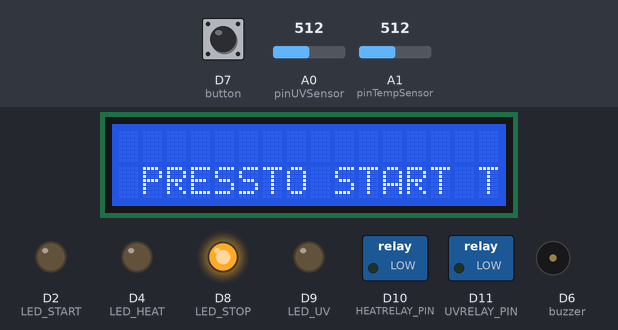
A sketch run on a simulated Arduino Zero (SAMD21). Parts: 16×2 character LCD, switched loads named in the sketch (green lamp = pin HIGH), output pins drawn as LEDs (lit = HIGH), buzzer (waves = sounding, pin HIGH). The test bench sets the inputs (shaded band); at power-on: D7 (button) HIGH, A1 (pinTempSensor) = 512, A0 (pinUVSensor) = 512. What the sketch prints to the serial monitor is not drawn.

Above: at 1.2 s.
1.3 s: D7 (button) pulled LOW for 0.15 s
At 2.0 s:
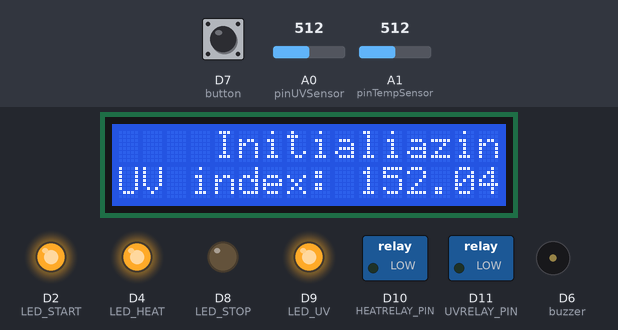
3.0 s: A1 (pinTempSensor) set to 756
At 4.4 s:
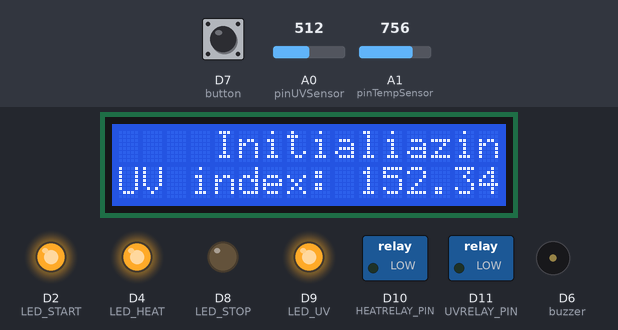
5.1 s: A1 (pinTempSensor) set to 778
At 7.3 s:
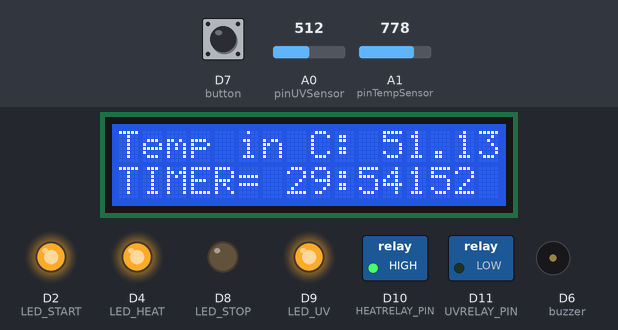
8.1 s: A0 (pinUVSensor) set to 716
At 9.2 s:
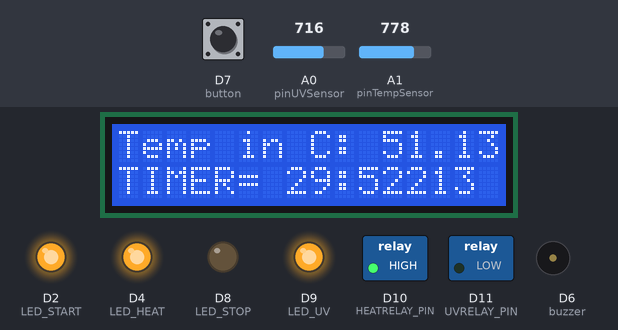
9.9 s: A0 (pinUVSensor) set to 353
At 11.1 s:
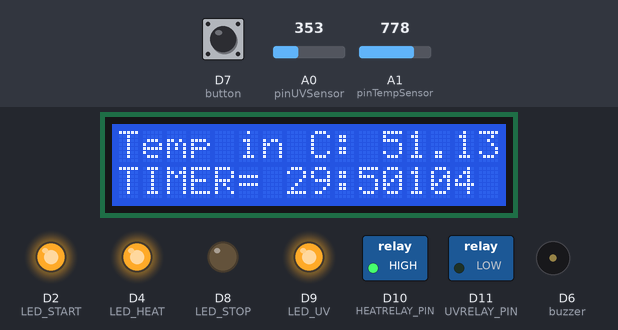
12.9 s: A0 (pinUVSensor) set to 321
At 14.2 s:
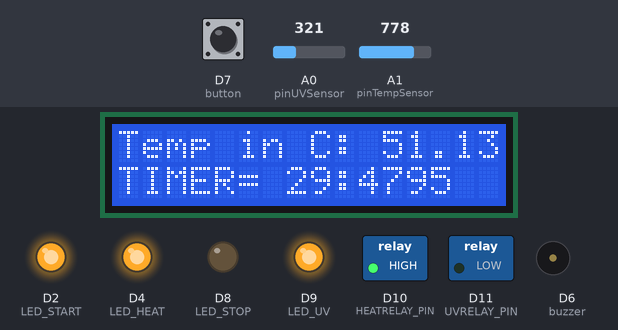
Timing chart, 0 to 15.9 s (numbered marks = the images above; inputs shaded):
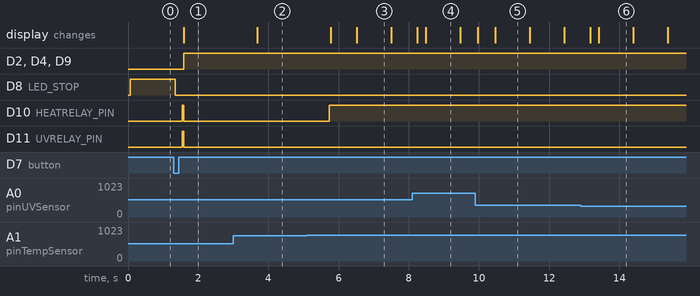

The sketch:

disinfection_device_arduino.ino
```cpp
#include <math.h>
#include <Wire.h>                   //wire library
#include <LiquidCrystal_I2C.h>      // i2c library
LiquidCrystal_I2C lcd(0x27, 16, 2); // set the LCD address to 0x27 for a 16 chars and 2 line display
#include <ezButton.h>               // start button library

ezButton button(7);                 // Start button pin
const int buzzer = 6;               //buzzer to arduino pin 6
int finish=0;
const int UVRELAY_PIN = 11;          // UV RELAY PIN
const int HEATRELAY_PIN = 10;        // HEAT RELAY PIN
int LED_START = 2;
int LED_STOP = 8;
int LED_UV = 9;
int LED_HEAT = 4;
unsigned long count;
unsigned long currentMillis = millis();
unsigned long timeLeft,timeNow;
unsigned long timeStart;
unsigned long previousMillis = 0;
long countdown_minute;
long countdown_sec;
long minute = 59, second = 59;//second
long countdown_time = (minute * 60) + second;
const int B = 4275;               // B value of the thermistor
const int R0 = 100000;            // R0 = 100k
const int pinTempSensor = A1;     // Temperature Sensor connected to A1
const int pinUVSensor= A0;        // UV Sensor connected to A0
int sensorValue;                  // UV sensor value
int analogValue;                  // UV analog value
float temperature;                // Temp value
float R;                          //TempSensor  sensor value
int a;                            //TempSensor  analog value

#if defined(ARDUINO_ARCH_AVR)
#define debug  Serial
#elif defined(ARDUINO_ARCH_SAMD) ||  defined(ARDUINO_ARCH_SAM)
#define debug  SerialUSB
#else
#define debug  Serial
#endif

void setup()
{
    lcd.init();          // Initiate the LCD module
    lcd.backlight();     // Turn on the backlight
    Serial.begin(9600);  // Serial Monitor
    pinMode(UVRELAY_PIN, OUTPUT); // UV LAMP OUTPUT
    pinMode(HEATRELAY_PIN, OUTPUT);// HEAT LAMP OUTPUT
    pinMode(LED_START, OUTPUT);
    pinMode(LED_STOP, OUTPUT);
    pinMode(LED_UV, OUTPUT);
    pinMode(LED_HEAT, OUTPUT);
    button.setDebounceTime(50); // set debounce time to 50 milliseconds
    button.setCountMode(COUNT_FALLING);
    pinMode(buzzer, OUTPUT); // Set buzzer - pin 6 as an output
}

void UVsensor()
{
    analogValue=analogRead(pinUVSensor);
    if(analogValue<10)
    {
      sensorValue= 0;

    }
    else
    {
      sensorValue= 0.3*analogValue-1;    // convert to UV INDEX via datasheet
    }
}

void tempSensor()
{
    a = analogRead(pinTempSensor);

    R = 1023.0/a-1.0;
    R = R0*R;

    temperature = 1.0/(log(R/R0)/B+1/298.15)-273.15;   // convert to temperature via datasheet
}

void timer()
  {
    if (finish<=0){
  unsigned long currentMillis = millis();
  currentMillis - previousMillis;
    Serial.println("Time Now:");
    Serial.println(currentMillis);
    long countdowntime_seconds = countdown_time - ((currentMillis-timeStart) / 1000);
    if (countdowntime_seconds >= 0) {
    countdown_minute = ((countdowntime_seconds / 60)%30);
    countdown_sec = countdowntime_seconds % 60;
    lcd.print("TIMER= ");
    lcd.setCursor(7 , 2);

    if (countdown_minute < 10) {
      lcd.print("0");
    }
    lcd.print(countdown_minute);
    lcd.print(":");
    if (countdown_sec < 10) {
      lcd.print("0");
    }
      lcd.print(countdown_sec);
      delay(200);
    }

  }


}

void start()
{
      while (!button.isPressed()) // start button is pressed
      button.loop();
      unsigned long count = button.getCount();
      count++;
       timeStart = millis();

}


void loop()
{
          unsigned long currentMillis = millis();
          currentMillis - previousMillis;
          Serial.println("==============================");
          Serial.print("time started:");
          Serial.println(timeStart);
          Serial.print("temperature = ");
          Serial.println(temperature);
          Serial.print("UV index = ");
          Serial.println(sensorValue);
          Serial.print("Button Counter=");
          Serial.println(count);
          Serial.println("==============================");

//*************ON START SEQUENCE**********************//

          UVsensor();                                 //call UV function
          tempSensor();                               //call UV function
          button.loop();
          count = button.getCount();
     if (count == 0)                                  // if start button is not pressed execute ff lines
        {
          digitalWrite(LED_STOP, HIGH);               // DISPLAY LED's
          digitalWrite(LED_START, LOW);
          lcd.setCursor(1,1);                         // Starting
          lcd.print("PRESS GREEN BUTTON");            // Message
          lcd.setCursor(6,2);
          lcd.print("TO START ");
          start();
          digitalWrite(LED_STOP,LOW);
          delay(200);
          digitalWrite(UVRELAY_PIN, HIGH);   // Turns off UV Lamp (HIGH=ON, LOW=OFF)
           digitalWrite(HEATRELAY_PIN, HIGH);       // Turns off Heat Lamp(HIGH=OFF, LOW=ON)

          }

//*************END OF ON START SEQUENCE****************//

if(count>0 ){                                          // execute if start button is pressed
    if (temperature < 50 && finish== 0) {              // 55 celsius is needed in order to start the timer
      lcd.clear();
      lcd.setCursor(4,0);
      lcd.print("Initialiazing");
      lcd.setCursor(0, 1);
      lcd.print("Temp in C: ");
      lcd.print(temperature);
      lcd.setCursor(0,2);
      lcd.print("UV index: ");
      lcd.print(sensorValue);
      digitalWrite(UVRELAY_PIN, LOW);                // Turns on UV & Heat Lamp, display LED's
      digitalWrite(HEATRELAY_PIN, LOW);
      digitalWrite(LED_HEAT, HIGH);
      digitalWrite(LED_UV, HIGH);
      digitalWrite(LED_START, HIGH);
      delay(1000);
      }

    if (temperature > 50 && finish == 0)             // if the ideal temperature is reached the timer will start
    {
      if(temperature >75 && finish ==0){              // turns off the heat lamp if it reaches 80 celsius.
        digitalWrite(LED_HEAT, LOW);
        digitalWrite(HEATRELAY_PIN, HIGH);
        }
        else
        {
          digitalWrite(LED_HEAT, HIGH);
          digitalWrite(HEATRELAY_PIN, HIGH);
          }

    lcd.clear();
    lcd.setCursor(0, 0);
    lcd.print("Temp in C: ");
    lcd.print(temperature);
    lcd.setCursor(0,1);
    lcd.print("UV index: 11");
    lcd.print(sensorValue);
    lcd.setCursor(0,2);
    digitalWrite(UVRELAY_PIN, LOW);
    digitalWrite(LED_UV, HIGH);
    digitalWrite(LED_START, HIGH);
    timer();

      if(countdown_sec <1 && countdown_minute<1){     //ALARM RINGS AFTER TIMER RUNS OUT
      finish++;
      lcd.clear();
      lcd.setCursor(5 , 1);
      lcd.print("FINISHED");
      lcd.setCursor(3 , 2);
      lcd.print("DISINFECTING");
      tone( 6, 2000, 500);
      delay(2000);
      tone( 6, 2000, 500);
      delay(2000);
      digitalWrite(UVRELAY_PIN, HIGH);
      digitalWrite(HEATRELAY_PIN, HIGH);
      digitalWrite(LED_HEAT, LOW);
      digitalWrite(LED_UV, LOW);
      digitalWrite(LED_START, LOW);
      digitalWrite(LED_STOP, HIGH);
    }

}
}}
```

Measured:
- the behaviour switches between 769 and 770 on A1 (pinTempSensor) (found by bisection; images 2 and 3)
- after the input at 1.3 s, D2 (LED_START), D4 (LED_HEAT), D9 (LED_UV): LOW → HIGH after 0.29 s; D8 (LED_STOP): HIGH → LOW after 0.05 s; D10 (HEATRELAY_PIN), D11 (UVRELAY_PIN): LOW → HIGH after 0.25 s, → LOW 0.04 s later; the display: changes after 0.29 s (image 1)
- after the input at 3.0 s, the display: changes after 0.68 s (image 2)
- after the input at 5.1 s, D10 (HEATRELAY_PIN): LOW → HIGH after 0.63 s; the display: first changes after 0.68 s (image 3 shows a later state)
- what the display in image 3 shows lasts 1.0 s, from 6.5 s to 7.5 s
